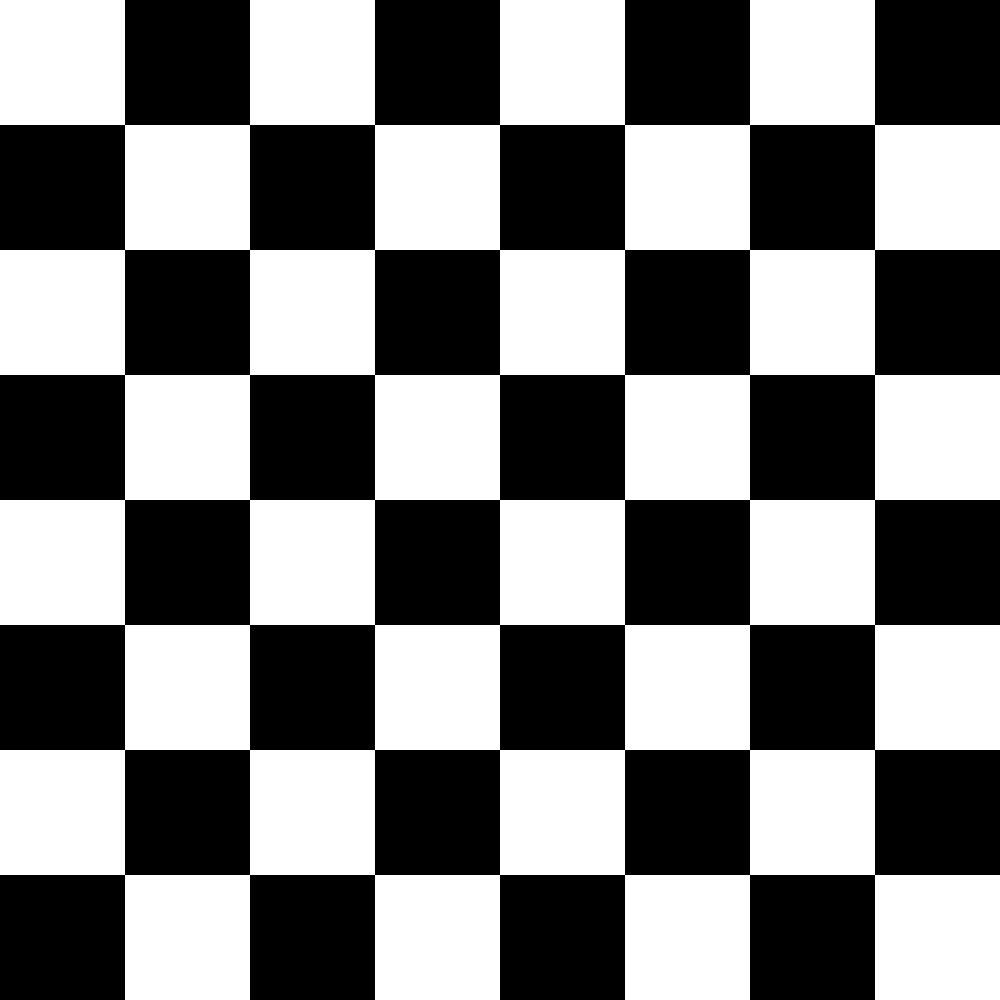
Frame 1 (no input)
Frame 60 (no input): identical to frame 1, image omitted
Frame 120 (the mouse pressed at the canvas centre since frame 60): identical to frame 1, image omitted

The p5.js sketch that drew this single still picture (run headless with seeded random() and noise() and a simulated clock; from frame 60 on, the mouse is pressed at the canvas centre):

// p5.js sketch
// ── sketch.js
let dimensions = Math.min(window.innerWidth, window.innerHeight);
let l = dimensions/8;

function setup() {
  createCanvas(dimensions, dimensions);
}

function draw() {
  background(220);
  noStroke();
  drawBoard();
}

function drawBoard() {
  let isWhite = true;
  for (let x = 0; x <= dimensions; x += dimensions/8) {
    for (let y = 0; y <= dimensions; y += dimensions/8) {
      if (isWhite) {
        fill(255);
      }
      else {
        fill(0);
      }
      rect(x, y, l, l)
      isWhite = !isWhite;
    }
  }
}
